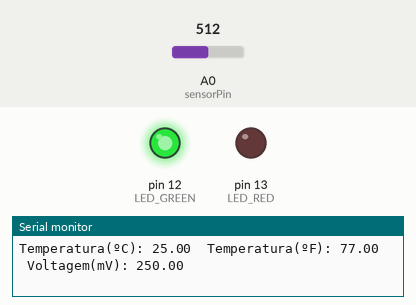
Recording of a sketch running on a simulated Arduino Uno, built with avr-gcc and run on an emulated ATmega328P. Shown: output pins drawn as LEDs (lit = HIGH), the last lines printed to the serial monitor. The inputs (shaded band) are chosen by the test bench; at power-on: A0 (sensorPin) = 512.

Above: at 1.8 s.
1.9 s: A0 (sensorPin) set to 539
At 3.2 s:
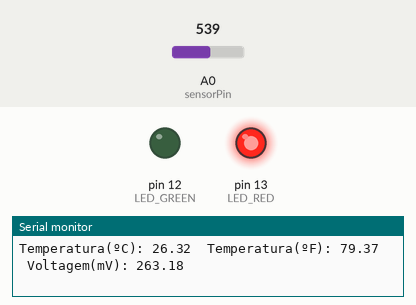
3.5 s: A0 (sensorPin) set to 511
At 5.2 s:
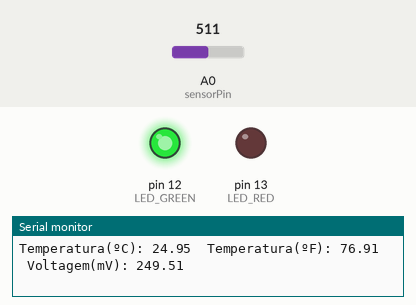
5.5 s: A0 (sensorPin) set to 716
At 6.4 s:
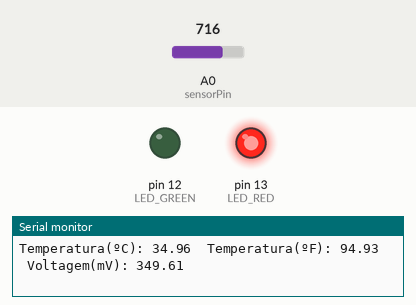
Timing chart, 0 to 8.5 s (numbered marks = the images above; inputs shaded):
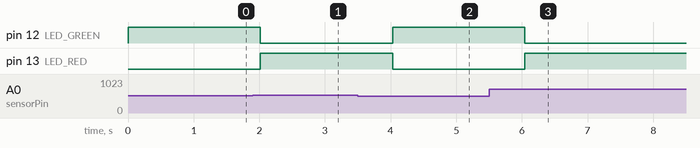

The sketch:

lm335.ino
```cpp
const int sensorPin = A0;
float sensorValue;
float voltageOut;
float temperatureF; // Temperatura em Fahrenheit
float temperatureC; // Em Celsius
#define LED_RED 13
#define LED_GREEN 12


void setup() {
  pinMode(sensorPin, INPUT);
  Serial.begin(9600);
  pinMode(LED_RED, OUTPUT);
  pinMode(LED_GREEN, OUTPUT);
}


void loop() {
  sensorValue = analogRead(sensorPin);
  voltageOut = (sensorValue * 500) / 1024,0; //milivolts

  //calcula temperatura
  temperatureC = voltageOut / 10;
  temperatureF = (temperatureC * 1.8) + 32;

  if(temperatureC >= 25.78){
    digitalWrite(LED_GREEN, LOW);
    digitalWrite(LED_RED, HIGH);
    }else{
      digitalWrite(LED_GREEN, HIGH);
      digitalWrite(LED_RED, LOW);
      }

  Serial.print("Temperatura(ºC): ");
  Serial.print(temperatureC);

  Serial.print("  Temperatura(ºF): ");
  Serial.print(temperatureF);

  Serial.print("  Voltagem(mV): ");
  Serial.println(voltageOut);
  delay(1000);
}
```

Measured:
- the behaviour switches between 527 and 528 on A0 (sensorPin) (found by bisection; images 0 and 1)
- after the input at 1.9 s, pin 12 (LED_GREEN): HIGH → LOW after 0.12 s; pin 13 (LED_RED): LOW → HIGH after 0.12 s
- after the input at 3.5 s, pin 12 (LED_GREEN): LOW → HIGH after 0.53 s; pin 13 (LED_RED): HIGH → LOW after 0.53 s
- after the input at 5.5 s, pin 12 (LED_GREEN): HIGH → LOW after 0.55 s; pin 13 (LED_RED): LOW → HIGH after 0.55 s
